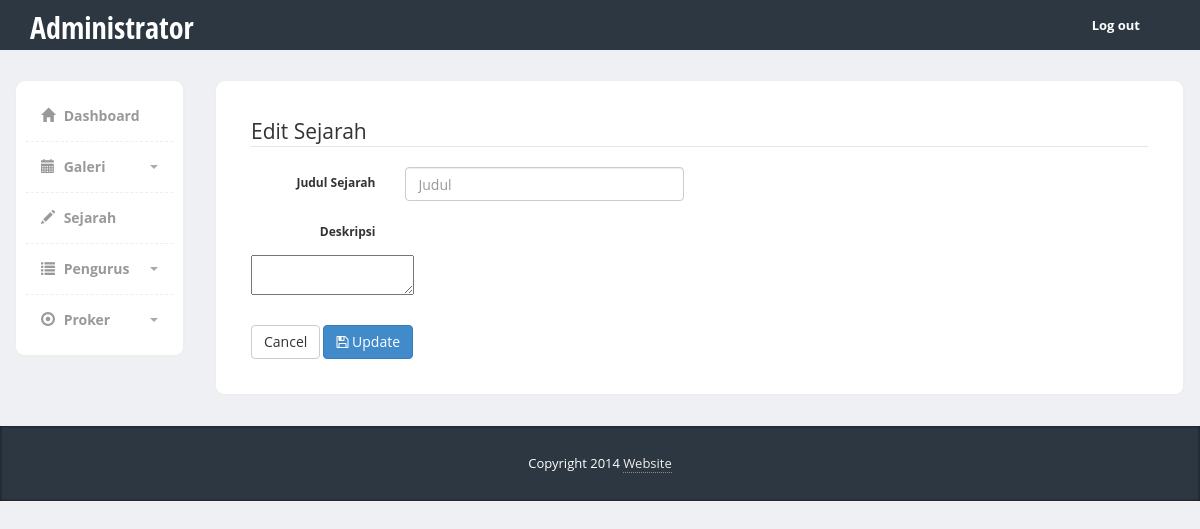
Page /editsejarah.php?title=Sejarah FOSMA UNS Solo on the earlier database version.
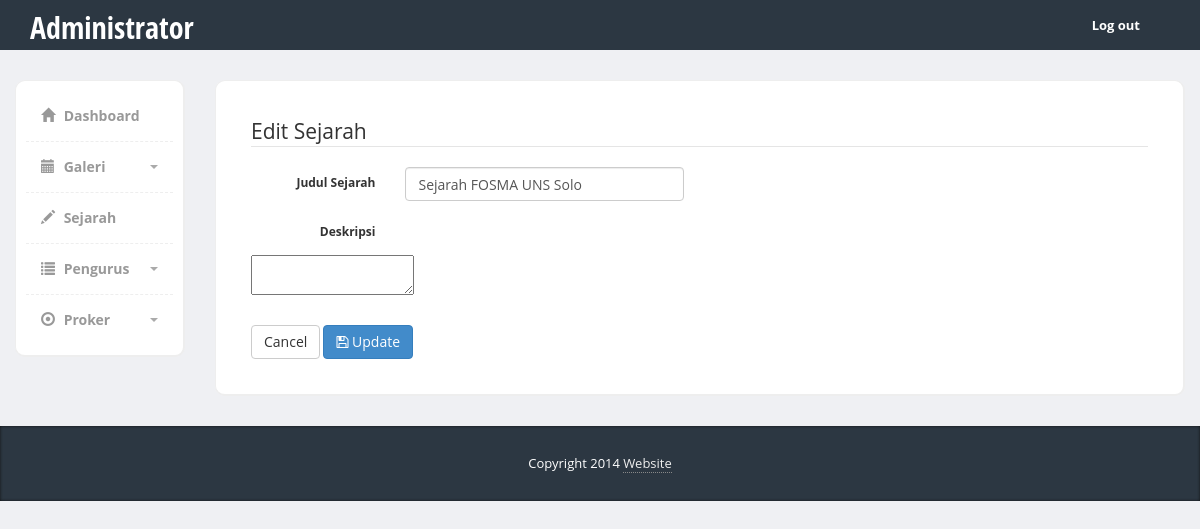
Same page on the later database version.
### tables this page shows
CREATE TABLE `sejarah` (
  `title` varchar(30) NOT NULL,
  `deskripsi` mediumtext NOT NULL
);

### Sejarah.php (called while the page is built, shortened)
<?php
class Sejarah{
    public function __construct(){
        $this->db = new PDO('mysql:host=localhost;dbname=fosma','root','');
    }
    public function editSejarah($title){
        $sql = "SELECT * FROM sejarah WHERE title='$title'";
        $query = $this->db->query($sql);
        return $query;
    }
}
?>

### editsejarah.php (the view, shortened to what the changed rows need)
<?php
require('Sejarah.php');
if(isset($_GET['title'])){
    $Sejarah = new Sejarah();
    $history = $Sejarah->editSejarah($_GET['title']);
    $edit = $history->fetch(PDO::FETCH_OBJ);
    echo '
<!DOCTYPE html>
<html>
  <head>
    <link href="https://code.jquery.com/ui/1.10.3/themes/redmond/jquery-ui.css" rel="stylesheet" media="screen">
    <link href="bootstrap/css/bootstrap.min.css" rel="stylesheet">
    <link href="css/styles.css" rel="stylesheet">
    <link href="//netdna.bootstrapcdn.com/font-awesome/4.0.3/css/font-awesome.css" rel="stylesheet">
    <link href="vendors/form-helpers/css/bootstrap-formhelpers.min.css" rel="stylesheet">
    <link href="vendors/select/bootstrap-select.min.css" rel="stylesheet">
    <link href="vendors/tags/css/bootstrap-tags.css" rel="stylesheet">
    <link href="css/forms.css" rel="stylesheet">
  </head>
  <body>
  	<div class="header">
	     <div class="container">
	        <div class="row">
	           <div class="col-md-5">
	              <div class="logo">
	                 <h1><a href="index.php">Administrator</a></h1>
	              </div>
	           </div>
	           <div class="col-md-7">
	              <div class="navbar navbar-inverse" role="banner">
	                  <nav class="collapse navbar-collapse bs-navbar-collapse navbar-right" role="navigation">
	                    <ul class="nav navbar-nav">
	                      <li class="dropdown">
	                        <a href="index.php">Log out</a>
	                      </li>
	                    </ul>
	                  </nav>
	              </div>
	           </div>
	        </div>
	     </div>
	</div>
    <div class="page-content">
    	<div class="row">
		  <div class="col-md-2">
		  	<div class="sidebar content-box" style="display: block;">
                <ul class="nav">
                  <li><a href="admin.php"><i class="glyphicon glyphicon-home"></i> Dashboard</a></li>
                  <li class="submenu">
                       <a href="#">
                          <i class="glyphicon glyphicon-calendar"></i> Galeri
                          <span class="caret pull-right"></span>
                       </a>
                  </li>
                  <li><a href="adminsejarah.php"><i class="glyphicon glyphicon-pencil"></i> Sejarah</a></li>
                  <li class="submenu">
                       <a href="#">
                          <i class="glyphicon glyphicon-list"></i> Pengurus
                          <span class="caret pull-right"></span>
                       </a>
                  </li>
                  <li class="submenu">
                       <a href="#">
                          <i class="glyphicon glyphicon-record"></i> Proker
                          <span class="caret pull-right"></span>
                       </a>
                  </li>
                </ul>
             </div>
		   </div>
       <div class="col-md-10">
 	  			<div class="row">
 					<div class="col-md-12">
 						<div class="content-box-large">
 			  				<div class="panel-body">
 										<legend>Edit Sejarah</legend>
										<form class="form-horizontal" action="editsejarah.php"  method="POST">
										<fieldset>
 										<div class="form-group">
 											<label class="col-md-2 control-label" for="text-field">Judul Sejarah</label>
 											<div class="col-sm-4">
 												<input class="form-control" placeholder="Judul" type="text" name="title" value="'.$edit->title.'">
 											</div>
 										</div>
                    <div class="form-group">
 											<label class="col-md-2 control-label" for="text-field">Deskripsi</label>
                    <div class="panel-body">
                      <textarea id="ckeditor_full" placeholder="Enter text ..." name="deskripsi" value="'.$edit->deskripsi.'">
                      </textarea>
                    </div>
 									</fieldset>
                  <div class="form-actions">
                    <div class="row">
                      <div class="col-md-12">
                        <button class="btn btn-default" type="reset">
                          Cancel
                        </button>
                        <button class="btn btn-primary" type="submit" name="updateSejarah" value="Update" >
                          <i class="fa fa-save"></i>
                          Update
                        </button>
                      </div>
                    </div>
                  </div>
                </form>
 			  				</div>
         		   </div>
 			  			</div>
 					</div>
         </div>
 		  </div>
    </div>
    <footer>
         <div class="container">
            <div class="copy text-center">
               Copyright 2014 <a>Website</a>
            </div>
         </div>
      </footer>
     <link rel="stylesheet" type="text/css" href="vendors/bootstrap-wysihtml5/src/bootstrap-wysihtml5.css"></link>
  </body>
</html>
';
}
?>

Differences in the rows shown:
added sejarah: title "Sejarah FOSMA UNS Solo"
